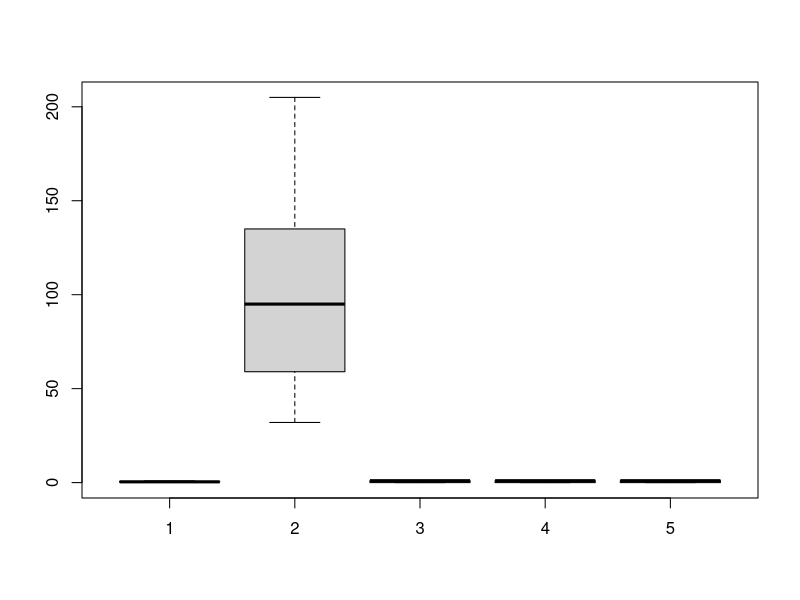
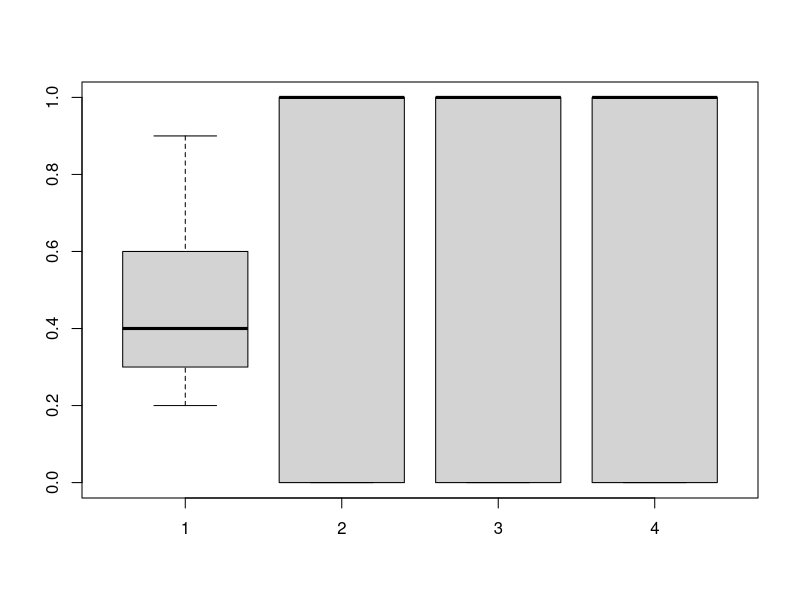
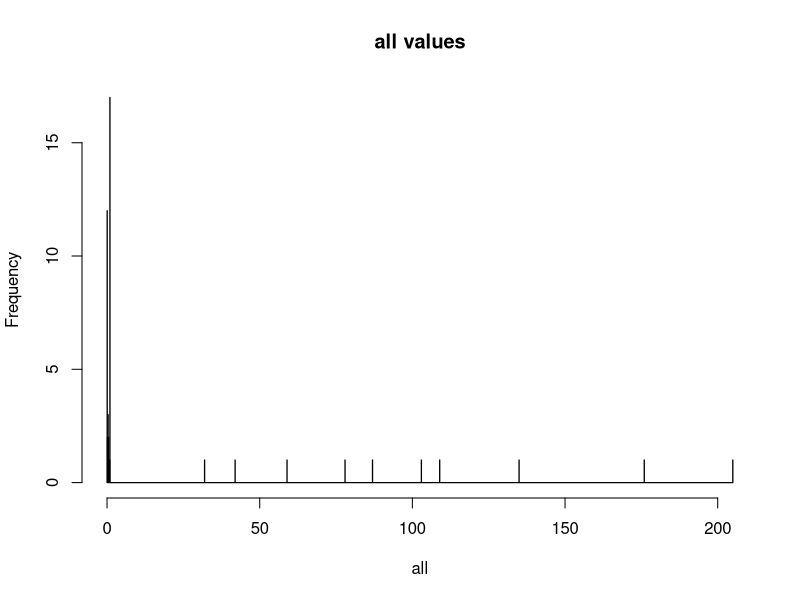
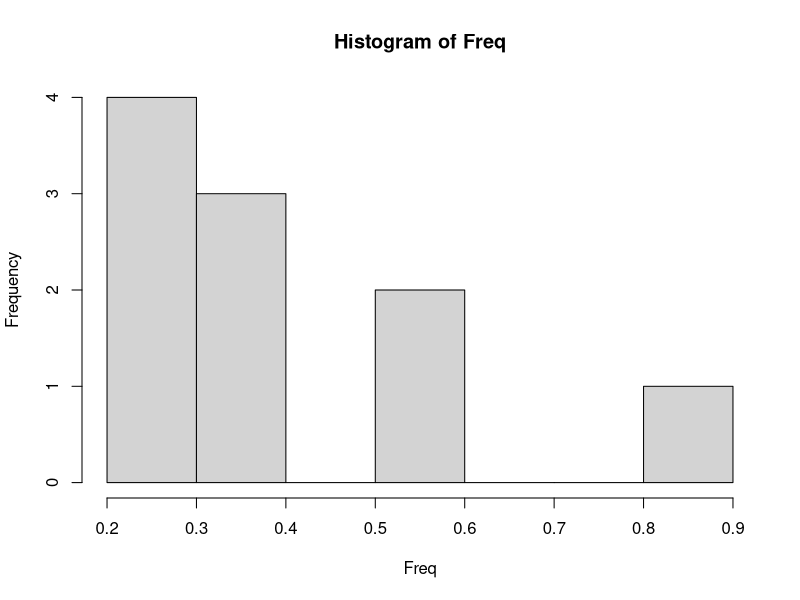
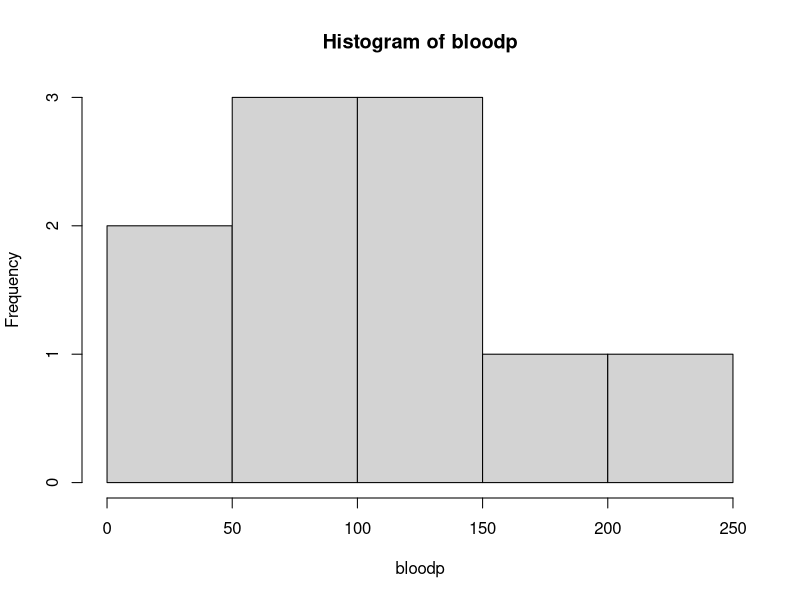
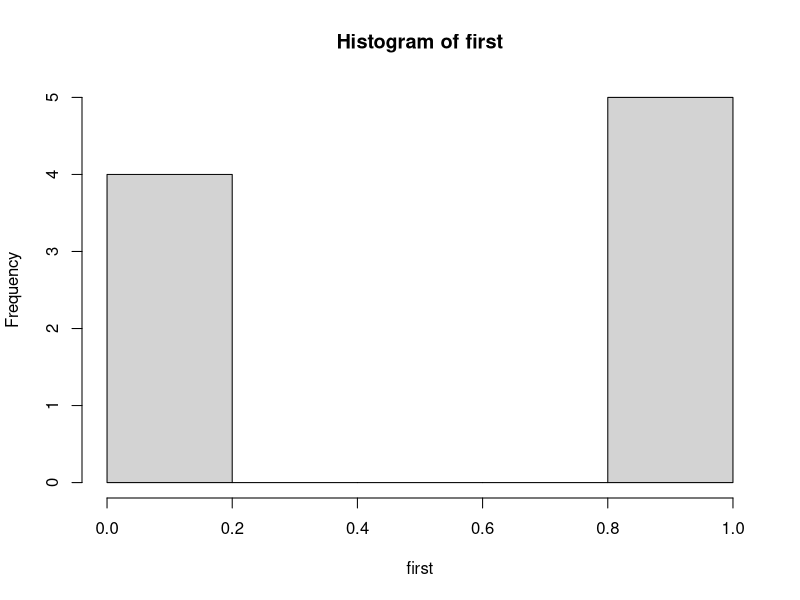
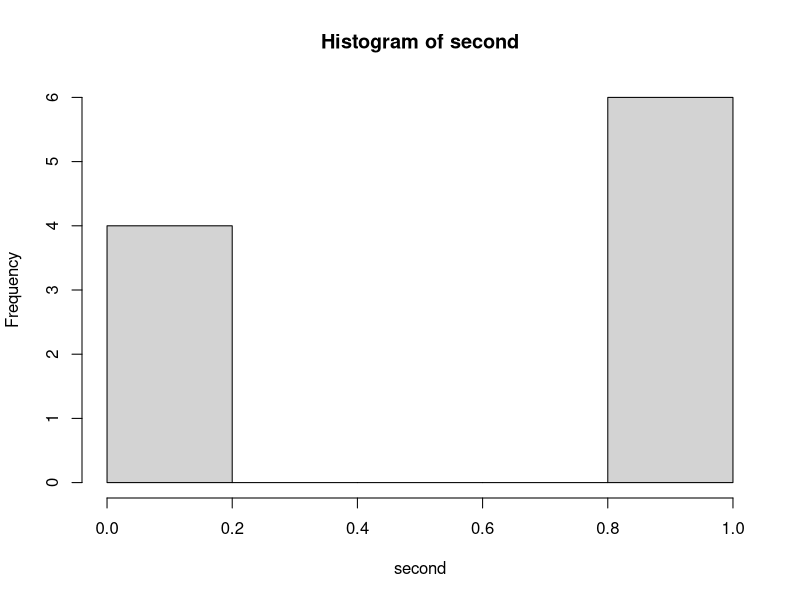
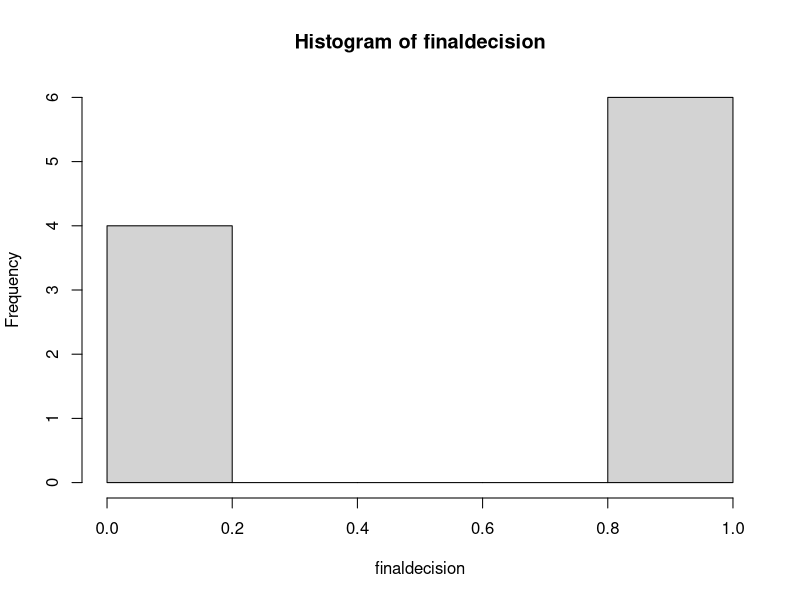

Generate these figures, in order, with R:
Freq<-c(0.6,0.3,0.4,0.4,0.2,0.6,0.3,0.4,0.9,0.2)
bloodp<-c(103,87,32,42,59,109,78,205,135,176)
first<-c(1,1,1,1,0,0,0,0,NULL,1)
second<-c(0,0,1,1,0,0,1,1,1,1)
finaldecision<-c(0,1,0,1,0,1,0,1,1,1)
all<-c(Freq,bloodp,first,second,finaldecision)

boxplot(Freq,bloodp,first,second,finaldecision)
boxplot(Freq,first,second,finaldecision)

hist(all, breaks=2500,main="all values")
hist(Freq)
hist(bloodp)
hist(first)
hist(second)
hist(finaldecision)
